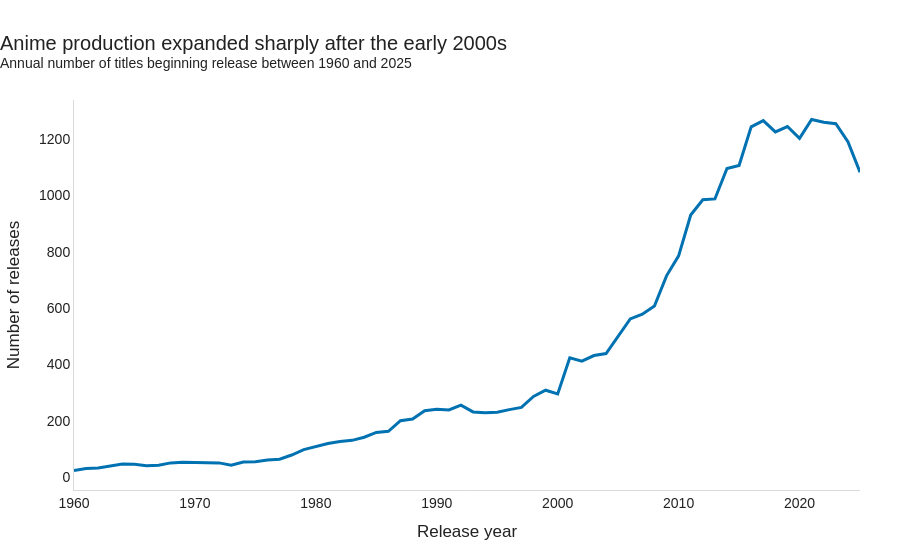

The notebook cell saved with this chart:
### Code cell
fig = px.line(
    yearly_releases,
    x="release_year",
    y="anime_count",
    markers=False,
    color_discrete_sequence=[HIGHLIGHT_COLOR],
    labels={
        "release_year": "Release year",
        "anime_count": "Number of releases"
    }
)

fig.update_traces(
    line_width=3,
    hovertemplate=(
        "<b>%{x:.0f}</b><br>"
        "Anime releases: %{y:,.0f}"
        "<extra></extra>"
    )
)

fig = apply_chart_style(
    fig,
    title="Anime production expanded sharply after the early 2000s",
    subtitle="Annual number of titles beginning release between 1960 and 2025"
)

fig.show()

### Figure 1 — Plotly figure (JSON) as saved in the notebook; plotly's stock layout.template omitted (floating-point values rounded to 4 significant figures)
{"data": [{"hovertemplate": "<b>%{x:.0f}</b><br>Anime releases: %{y:,.0f}<extra></extra>", "legendgroup": "", "line": {"color": "#0072B2", "dash": "solid", "width": 3}, "marker": {"symbol": "circle"}, "mode": "lines", "name": "", "orientation": "v", "showlegend": false, "type": "scatter", "x": [1960.0, 1961.0, 1962.0, 1963.0, 1964.0, 1965.0, 1966.0, 1967.0, 1968.0, 1969.0, 1970.0, 1971.0, 1972.0, 1973.0, 1974.0, 1975.0, 1976.0, 1977.0, 1978.0, 1979.0, 1980.0, 1981.0, 1982.0, 1983.0, 1984.0, 1985.0, 1986.0, 1987.0, 1988.0, 1989.0, 1990.0, 1991.0, 1992.0, 1993.0, 1994.0, 1995.0, 1996.0, 1997.0, 1998.0, 1999.0, 2000.0, 2001.0, 2002.0, 2003.0, 2004.0, 2005.0, 2006.0, 2007.0, 2008.0, 2009.0, 2010.0, 2011.0, 2012.0, 2013.0, 2014.0, 2015.0, 2016.0, 2017.0, 2018.0, 2019.0, 2020.0, 2021.0, 2022.0, 2023.0, 2024.0, 2025.0], "xaxis": "x", "y": [23, 30, 32, 38, 46, 45, 40, 42, 50, 52, 51, 51, 50, 42, 53, 54, 60, 63, 78, 97, 107, 119, 126, 130, 141, 158, 162, 200, 206, 235, 240, 238, 255, 231, 228, 230, 239, 247, 286, 308, 295, 423, 411, 431, 438, 501, 561, 578, 607, 714, 785, 930, 984, 987, 1095, 1106, 1243, 1265, 1225, 1244, 1202, 1269, 1259, 1254, 1190, 1082], "yaxis": "y"}], "layout": {"font": {"color": "#222222", "family": "Arial", "size": 14}, "hoverlabel": {"bgcolor": "white", "font": {"size": 13}}, "legend": {"title": {"text": ""}, "tracegroupgap": 0}, "margin": {"b": 70, "l": 70, "r": 40, "t": 100}, "paper_bgcolor": "white", "plot_bgcolor": "white", "title": {"text": "Anime production expanded sharply after the early 2000s<br><sup>Annual number of titles beginning release between 1960 and 2025</sup>", "x": 0, "xanchor": "left"}, "xaxis": {"anchor": "y", "domain": [0, 1], "linecolor": "#D9D9D9", "showgrid": false, "title": {"text": "Release year"}, "zeroline": false}, "yaxis": {"anchor": "x", "domain": [0, 1], "linecolor": "#D9D9D9", "showgrid": false, "title": {"text": "Number of releases"}, "zeroline": false}}}
